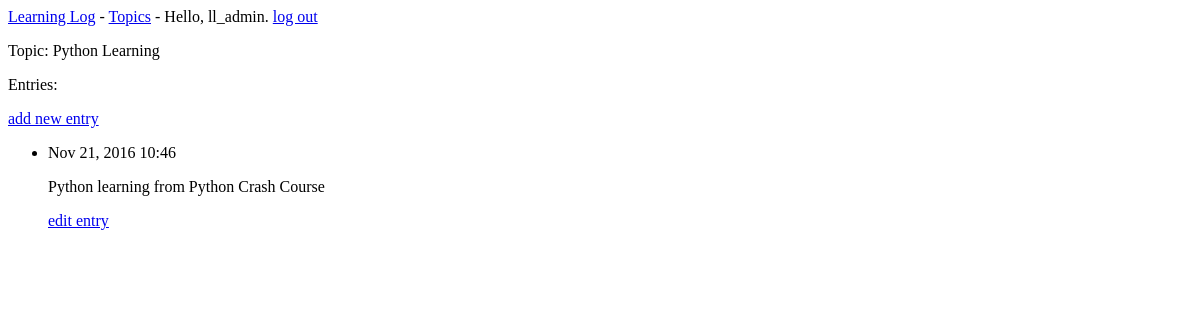
Page /topics/3/ (signed in) on the earlier database version.
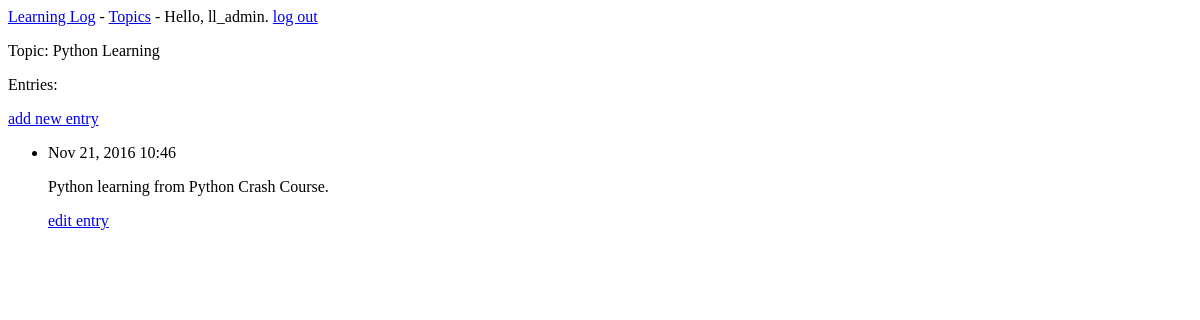
Same page on the later database version.
### learning_logs/models.py (models this page shows, shortened)
class Entry(models.Model):
	topic = models.ForeignKey(Topic)
	text = models.TextField()
	date_added = models.DateTimeField(auto_now_add = True)
	class Meta:
		verbose_name_plural = 'entries'

### learning_logs/views.py (the view)
# urls.py: url(r'^topics/(?P<topic_id>\d+)/$', views.topic, name='topic'),
@login_required
def topic(request, topic_id):
	topic = Topic.objects.get(id=topic_id)
	if topic.owner != request.user:
		raise Http404
	entries = topic.entry_set.order_by('-date_added')
	context = {'topic': topic, 'entries': entries}
	return render(request, 'learning_logs/topic.html', context)

### learning_logs/models.py (called while the page is built)
	def __str__(self):
		return str(self.text)

### learning_logs/templates/learning_logs/topic.html
{% extends 'learning_logs/base.html' %}
{% block content %}
  <p>Topic: {{ topic }}</p>
  <p>Entries:</p>
  <p>
    <a href="{% url 'learning_logs:new_entry' topic.id %}">add new entry</a>
  </p>
  <ul>
  {% for entry in entries %}
    <li>
      <p>{{ entry.date_added|date:'M d, Y H:i' }}</p>
      <p>{{ entry.text|linebreaks }}</p>
      <p>
        <a href="{% url 'learning_logs:edit_entry' entry.id %}">edit entry</a>
      </p>
    </li>
  {% empty %}
  <li>
    There are no entries for this topic yet.
  </li>
  {% endfor %}
  </ul>
{% endblock content %}

Differences in the rows shown:
changed Entry: text "Python learning from Python Crash Course" → "Python learning from Python Crash Course."
